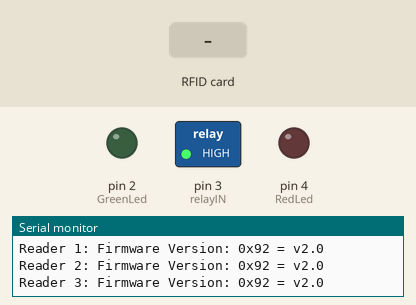
Simulated run of this sketch. Board: Arduino Uno, built with avr-gcc and run on an emulated ATmega328P. Parts: switched loads named in the sketch (green lamp = pin HIGH), output pins drawn as LEDs (lit = HIGH), the last lines printed to the serial monitor. Dashed ring = blinking. Inputs (shaded band) come from the test bench. Pins used as bus, display or sensor lines are not drawn.

Above: at 1.4 s.
1.5 s: RFID card 5E 7A 19 C4 held to the reader
At 1.76 s:
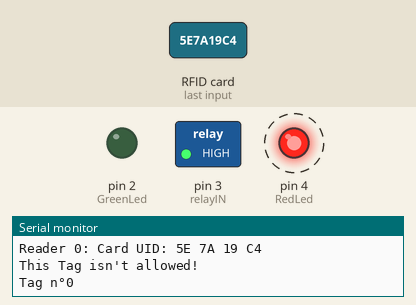
4.5 s: RFID card 4B 17 BC 79 held to the reader
At 5.0 s:
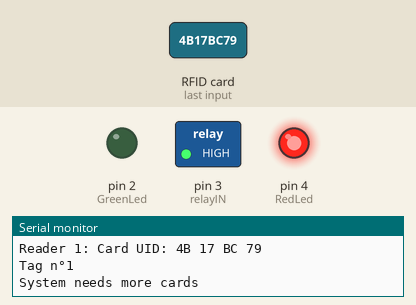
7.0 s: RFID card 8A 2B BC 79 held to the reader
At 9.4 s:
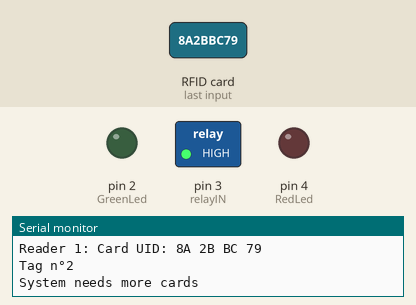
Timing chart, 0 to 10.9 s (numbered marks = the images above; inputs shaded):
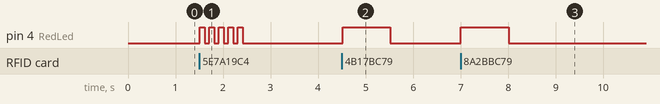

The sketch:

trial.ino
```cpp
// (licence header left out)
#include <SPI.h>
#include <MFRC522.h>

// PIN Numbers : RESET + SDAs
#define RST_PIN         9
#define SS_1_PIN        10
#define SS_2_PIN        8
#define SS_3_PIN        7
#define SS_4_PIN        6

// Led and Relay PINS
#define GreenLed        2
#define relayIN         3
#define RedLed          4


// List of Tags UIDs that are allowed to open the puzzle
byte tagarray[][4] = {
  {0x4B, 0x17, 0xBC, 0x79},
  {0x8A, 0x2B, 0xBC, 0x79},
  {0x81, 0x29, 0xBC, 0x79},
  {0xE6, 0xDF, 0xBB, 0x79},
};

// Inlocking status :
int tagcount = 0;
bool access = false;

#define NR_OF_READERS   4

byte ssPins[] = {SS_1_PIN, SS_2_PIN, SS_3_PIN, SS_4_PIN};

// Create an MFRC522 instance :
MFRC522 mfrc522[NR_OF_READERS];

/**
   Initialize.
*/
void setup() {

  Serial.begin(9600);           // Initialize serial communications with the PC
  while (!Serial);              // Do nothing if no serial port is opened (added for Arduinos based on ATMEGA32U4)

  SPI.begin();                  // Init SPI bus

  /* Initializing Inputs and Outputs */
  pinMode(GreenLed, OUTPUT);
  digitalWrite(GreenLed, LOW);
  pinMode(relayIN, OUTPUT);
  digitalWrite(relayIN, HIGH);
  pinMode(RedLed, OUTPUT);
  digitalWrite(RedLed, LOW);


  /* looking for MFRC522 readers */
  for (uint8_t reader = 0; reader < NR_OF_READERS; reader++) {
    mfrc522[reader].PCD_Init(ssPins[reader], RST_PIN);
    Serial.print(F("Reader "));
    Serial.print(reader);
    Serial.print(F(": "));
    mfrc522[reader].PCD_DumpVersionToSerial();
    //mfrc522[reader].PCD_SetAntennaGain(mfrc522[reader].RxGain_max);
  }
}

/*
   Main loop.
*/

void loop() {

  for (uint8_t reader = 0; reader < NR_OF_READERS; reader++) {

    // Looking for new cards
    if (mfrc522[reader].PICC_IsNewCardPresent() && mfrc522[reader].PICC_ReadCardSerial()) {
      Serial.print(F("Reader "));
      Serial.print(reader);

      // Show some details of the PICC (that is: the tag/card)
      Serial.print(F(": Card UID:"));
      dump_byte_array(mfrc522[reader].uid.uidByte, mfrc522[reader].uid.size);
      Serial.println();

      for (int x = 0; x < sizeof(tagarray); x++)                  // tagarray's row
      {
        for (int i = 0; i < mfrc522[reader].uid.size; i++)        //tagarray's columns
        {
          if ( mfrc522[reader].uid.uidByte[i] != tagarray[x][i])  //Comparing the UID in the buffer to the UID in the tag array.
          {
            DenyingTag();
            break;
          }
          else
          {
            if (i == mfrc522[reader].uid.size - 1)                // Test if we browesed the whole UID.
            {
              AllowTag();
            }
            else
            {
              continue;                                           // We still didn't reach the last cell/column : continue testing!
            }
          }
        }
        if (access) break;                                        // If the Tag is allowed, quit the test.
      }


      if (access)
      {
        if (tagcount == NR_OF_READERS)
        {
          OpenDoor();
        }
        else
        {
          MoreTagsNeeded();
        }
      }
      else
      {
        UnknownTag();
      }
      /*Serial.print(F("PICC type: "));
        MFRC522::PICC_Type piccType = mfrc522[reader].PICC_GetType(mfrc522[reader].uid.sak);
        Serial.println(mfrc522[reader].PICC_GetTypeName(piccType));*/
      // Halt PICC
      mfrc522[reader].PICC_HaltA();
      // Stop encryption on PCD
      mfrc522[reader].PCD_StopCrypto1();
    } //if (mfrc522[reader].PICC_IsNewC..
  } //for(uint8_t reader..
}

/**
   Helper routine to dump a byte array as hex values to Serial.
*/
void dump_byte_array(byte * buffer, byte bufferSize) {
  for (byte i = 0; i < bufferSize; i++) {
    Serial.print(buffer[i] < 0x10 ? " 0" : " ");
    Serial.print(buffer[i], HEX);
  }
}

void printTagcount() {
  Serial.print("Tag n°");
  Serial.println(tagcount);
}

void DenyingTag()
{
  tagcount = tagcount;
  access = false;
}

void AllowTag()
{
  tagcount = tagcount + 1;
  access = true;
}

void Initialize()
{
  tagcount = 0;
  access = false;
}

void OpenDoor()
{
  Serial.println("Welcome! the door is now open");
  Initialize();
  digitalWrite(relayIN, LOW);
  digitalWrite(GreenLed, HIGH);
  delay(2000);
  digitalWrite(relayIN, HIGH);
  delay(500);
  digitalWrite(GreenLed, LOW);
}

void MoreTagsNeeded()
{
  printTagcount();
  Serial.println("System needs more cards");
  digitalWrite(RedLed, HIGH);
  delay(1000);
  digitalWrite(RedLed, LOW);
  access = false;
}

void UnknownTag()
{
  Serial.println("This Tag isn't allowed!");
  printTagcount();
  for (int flash = 0; flash < 5; flash++)
  {
    digitalWrite(RedLed, HIGH);
    delay(100);
    digitalWrite(RedLed, LOW);
    delay(100);
  }
}
```

Measured:
- after the input at 1.5 s, pin 4 (RedLed): alternates HIGH for 0.10 s and LOW for 0.10 s, 10 changes in all, then stays LOW, starting at once
- after the input at 4.5 s, pin 4 (RedLed): LOW → HIGH at once, → LOW 1.0 s later
- after the input at 7.0 s, pin 4 (RedLed): LOW → HIGH at once, → LOW 1.0 s later
